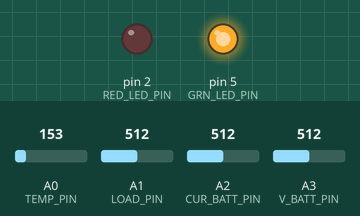
Simulated run of this sketch. Board: Arduino Nano Every. Parts: output pins drawn as LEDs (lit = HIGH). The inputs (shaded band) are chosen by the test bench; at power-on: A0 (TEMP_PIN) = 153, A1 (LOAD_PIN) = 512, A2 (CUR_BATT_PIN) = 512, A3 (V_BATT_PIN) = 512. The local clock reads 2024-03-15 10:24:30 at power-on unless the sketch sets it; what the sketch prints to the serial monitor is not drawn.

Above: at 0.2 s.
Timing chart, 0 to 1.7 s (numbered marks = the images above):
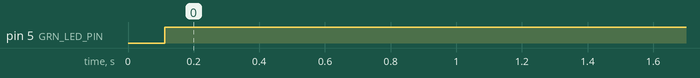

Measured:
- by itself, pin 5 (GRN_LED_PIN): LOW → HIGH at 0.11 s

The sketch:

eLFL_Node_v1.ino
```cpp
#include <ArduinoJson.h>
#include <ArduinoJson.hpp>


/* electric Little Free Library - v0
  Author: Maitreyee Marathe
  Last modified: Apr 1, 2022
  Platform: Arduino Nano Every
  This program is used to record sensor readings from a monitoring system for
  a solar+battery powered USB charging station and log it to an SD card (OpenLog)
  connected via the TX pin.
  The Arduino Nano Every has two serial ports:
  "Serial" - for computer via micro-USB port
  "Serial1" - for the TX/RX pins (pins 16/17)

  Sensor Inputs
  - Load Current
  - Battery Current (+ve when getting charged)
  - Temperature
  - Battery Voltage

  Outputs
  - Green LED ON, Red LED OFF- voltage above v_high
  - Green LED OFF, Red LED ON - voltage below v_low
  - Previous state - voltage between v_low and v_high (deadband)
*/

// Date and time functions using a DS1307 RTC connected via I2C and Wire lib
//#include <LowPower.h>
//#include <RadioHead.h>
//#include <RH_RF95.h>
#include "RTClib.h"
// #include <ArduinoJson.h>
// #include <ArduinoJson.hpp>

RTC_DS1307 rtc;

#define NODE_ID 23

#define TEMP_SENSE
#define LOAD_SENSE
#define CUR_SENSE
#define V_SENSE
//#define DOOR_SENSE
//#define LORA_ACTIVE
//#define OPEN_LOG_ACTIVE
#define RTC_ACTIVE

#define MODEM_CONFIG 21

// +2 to +20, 13 default
// #define TX_POWER 23
// #define SF       10
// #define BW       125000
// #define CR       7
#define TX_POWER 23
#define SF 11
#define BW 500000
#define CR 5
#define EN 4

#ifdef LORA_ACTIVE
RH_RF95 rf95(10, 3);
#endif

#define TEMP_PIN A0
#define LOAD_PIN A1
#define CUR_BATT_PIN A2
#define V_BATT_PIN A3
#define DOOR_PIN A6
#define RED_LED_PIN 2
#define GRN_LED_PIN 5

// Sensor parameters
int iLoad_value = 0;
int iBatt_value = 0;
int temperature_value = 0;
int vBatt_value = 0;
int door_value = 0;
// delay time for every 10 minutes
unsigned long minute = 10;
unsigned long readDelay = minute * 60000;

float vBatt = 0;
const float sensitivity = 2.5;  // current sensor sensitivity
const float Vref_Load = 2500;   // load current sensor output voltage with no current
const float Vref_Batt = 2420;   // battery current sensor output voltage with no current
const float v_low = 11.5;       // battery voltage limit to switch ON red LED
const float v_high = 12;        // battery voltage limit to swithc ON green LED
const float logTime = 10000;    // time duration (ms) between two data entries to the SD card
const int delayTime = 2;        // time duration (ms) between two sensor readings
const int avgSamples = 10;      // no. of sensor readings to compute average

StaticJsonDocument<200> doc;

DateTime now;

void setup() {

  Serial.begin(9600);
  Serial.println("Start Init");
  initSensors();
#ifdef LORA_ACTIVE
  initLoRa();
#endif
  Serial.println("Finished Init");
}


void loop() {
  doc["node"] = NODE_ID;

#ifdef RTC_ACTIVE
  checkTime();
#endif

  sampleAnalog();

  calcValues();

#ifdef DOOR_SENSE
  checkDoor();
#endif

  chngLedStatus();

  // delay(logTime - delayTime*avgSamples);

  serializeJsonPretty(doc, Serial);
  Serial.println();
#ifdef LORA_ACTIVE
  sendPacket();
#endif
  doc.clear();
  delay(readDelay);
  // delay(logTime - delayTime*avgSamples);
  //LowPower.powerDown(SLEEP_8S, ADC_OFF, BOD_OFF);
}

bool initSensors() {
#ifdef TEMP_SENSE
  pinMode(TEMP_PIN, INPUT);
#endif
#ifdef LOAD_SENSE
  pinMode(LOAD_PIN, INPUT);
#endif
#ifdef CUR_SENSE
  pinMode(CUR_BATT_PIN, INPUT);
#endif
#ifdef V_SENSE
  pinMode(V_BATT_PIN, INPUT);
#endif
#ifdef DOOR_SENSE
  pinMode(DOOR_PIN, INPUT);
#endif
  pinMode(RED_LED_PIN, OUTPUT);
  pinMode(GRN_LED_PIN, OUTPUT);

#ifdef RTC_ACTIVE
  if (!rtc.begin()) {
    Serial.println("Couldn't find RTC");
    Serial.flush();
    while (1) delay(10);
  }


  if (!rtc.isrunning()) {
    Serial.println("RTC is NOT running, let's set the time!");
    // When time needs to be set on a new device, or after a power loss, the
    // following line sets the RTC to the date & time this sketch was compiled
    rtc.adjust(DateTime(F(__DATE__), F(__TIME__)));
  }

#endif
}

void checkTime() {
  now = rtc.now();
  String month = String(now.month(), DEC);
  String day = String(now.day(), DEC);
  String year = String(now.year(), DEC);
  String hour = String(now.hour(), DEC);
  String min = String(now.minute(), DEC);
  String sec = String(now.second(), DEC);
  String date = month + "-" + day + "-" + year;
  String time = hour + ":" + min + ":" + sec;
  doc["date"] = date;
  doc["time"] = time;
  Serial.println("TIME CHECKED");
}

bool sampleAnalog() {
  // Collect samples every (delayTime) ms and compute average
  iLoad_value = 0;
  iBatt_value = 0;
  temperature_value = 0;
  vBatt_value = 0;

  for (int i = 0; i < avgSamples; i++) {
#ifdef LOAD_SENSE
    iLoad_value += analogRead(LOAD_PIN);
    if (i == avgSamples - 1)
      Serial.println("LOAD CHECKED");
#endif
#ifdef CUR_SENSE
    iBatt_value += analogRead(CUR_BATT_PIN);
    if (i == avgSamples - 1)
      Serial.println("CURRENT CHECKED");
#endif
#ifdef TEMP_SENSE
    temperature_value += analogRead(TEMP_PIN);
    if (i == avgSamples - 1)
      Serial.println("TEMP CHECKED");
#endif
#ifdef V_SENSE
    vBatt_value += analogRead(V_BATT_PIN);
    if (i == avgSamples - 1)
      Serial.println("VOLT CHECKED");
#endif
    delay(delayTime);
  }
}

bool calcValues() {

// Load Current (mA)
#ifdef LOAD_SENSE
  iLoad_value = iLoad_value / avgSamples;
  float voltage_temp = 4.88 * (iLoad_value);
  float iLoad = -(voltage_temp - Vref_Load) * sensitivity;  // negative due to wiring
  doc["load_cur"] = iLoad;
  Serial.println("LOAD CALCULATED");
#endif

// Battery Current (mA)
#ifdef CUR_SENSE
  iBatt_value = iBatt_value / avgSamples;
  float voltage_temp2 = 4.88 * (iBatt_value);
  float iBatt = (voltage_temp2 - Vref_Batt) * sensitivity;

  doc["bat_cur"] = iBatt;
  Serial.println("CURRENT CALCULATED");
#endif

// Battery Voltage (V)
#ifdef V_SENSE
  vBatt_value = vBatt_value / avgSamples;
  vBatt = 25 * vBatt_value;
  vBatt = vBatt / 1023;

  doc["bat_volt"] = vBatt;
  Serial.println("VOLT CALCULATED");
#endif

// Temperature (Celsius)
#ifdef TEMP_SENSE
  temperature_value = temperature_value / avgSamples;
  float voltage_temp3 = temperature_value * 5.0;
  voltage_temp3 /= 1024.0;
  //converting from 10 mv per degree with 500 mV offset to degrees
  float temperature = (voltage_temp3 - 0.5) * 100;

  doc["temp"] = temperature;
  Serial.println("TEMP CALCULATED");
#endif
}

bool checkDoor() {
  // Door sensor
  door_value = digitalRead(DOOR_PIN);  //= 0 if door closed, = 1 if door open

  doc["door"] = door_value;
  Serial.println("DOOR CHECKED");
}

bool chngLedStatus() {
  // Green LED ON when battery voltage more than v_high
  // Red LED ON when battery voltage less than v_low
  // Previous state when battery voltage between v_low and v_high (deadband)
  if (vBatt >= v_high) {
    digitalWrite(GRN_LED_PIN, HIGH);
    digitalWrite(RED_LED_PIN, LOW);
    Serial.println("LED CHANGED GREEN");
  } else if (vBatt <= v_low) {
    digitalWrite(GRN_LED_PIN, LOW);
    digitalWrite(RED_LED_PIN, HIGH);
    Serial.println("LED CHANGED RED");
  } else {
    Serial.println("NO LED CHANGE");
  }
}
#ifdef LORA_ACTIVE
bool initLoRa() {
  // pinMode(EN, OUTPUT);
  // digitalWrite(EN, HIGH);

  while (!Serial)
    ;  // Wait for serial port to be available
  if (!rf95.init())
    Serial.println("LORA INIT FAILED");

  rf95.waitPacketSent();
  // Defaults after init are 434.0MHz, 13dBm, Bw = 125 kHz, Cr = 4/5, Sf = 128chips/symbol, CRC on

  rf95.setModemConfig(MODEM_CONFIG);  // set new modem configuration
  rf95.setFrequency(915.0);
  rf95.setTxPower(TX_POWER, false);  // set new transmit power configuration
  rf95.setSpreadingFactor(SF);       // set new spreading factor 2^10
  rf95.setSignalBandwidth(BW);       // set new bandwidth
  rf95.setCodingRate4(CR);           // set new coding rate
  rf95.setPayloadCRC(true);
}

bool sendPacket() {
  char packet[200];
  serializeJson(doc, packet);

  bool sent = rf95.send(packet, sizeof(packet));  // Added bool sent in front to check status - true if correctly queues for transmit

  rf95.waitPacketSent();
  Serial.println("PACKET SENT");

  uint8_t buf[RH_RF95_MAX_MESSAGE_LEN];
  uint8_t len = sizeof(buf);

  if (rf95.waitAvailableTimeout(2000)) {
    if (rf95.recv(buf, &len)) {
      Serial.print("RECIEVED: ");
      Serial.println((char*)buf);
      Serial.print("RSSI: ");
      Serial.println(rf95.lastRssi(), DEC);
    } else {
      Serial.println("RECIEVED FAILED");
    }
    delay(1000);
  } else {
    Serial.println("");
  }
}
#endif
```
